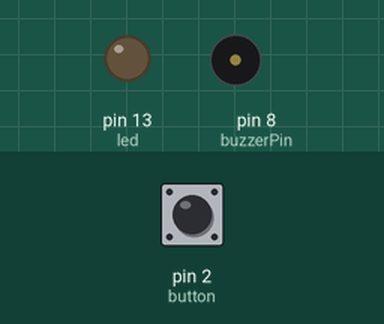
Bench run of a sketch on a simulated Arduino Uno, built with avr-gcc and run on an emulated ATmega328P. Shown: output pins drawn as LEDs (lit = HIGH), buzzer (waves = sounding). The inputs (shaded band) are chosen by the test bench; at power-on: pin 2 (button) LOW. What the sketch prints to the serial monitor is not drawn.

Above: at 1.2 s.
1.3 s: pin 2 (button) pulled HIGH for 0.15 s
At 1.37 s:
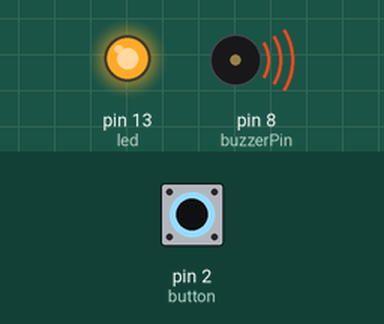
2.9 s: pin 2 (button) pulled HIGH for 3.2 s
At 7.1 s:
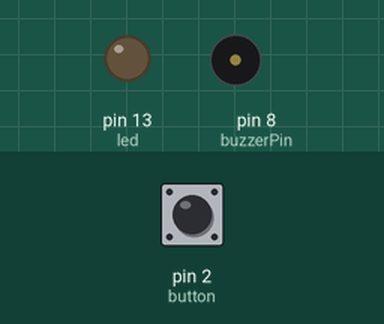
Timing chart, 0 to 8.6 s (numbered marks = the images above; inputs shaded):
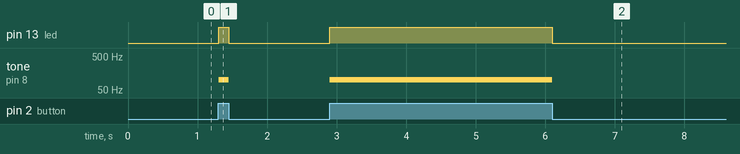

The sketch:

project4.ino
```cpp
int led = 13;
int button = 2;
int buttonState = 0;
int buzzerPin = 8;

void setup() {
 pinMode(led, OUTPUT);
 pinMode(button, INPUT);
 pinMode(buzzerPin, OUTPUT);
 Serial.begin(9660);
}

void loop() {
  buttonState = digitalRead(button);

//button to buzzer & led activation

  if (buttonState == HIGH){
    digitalWrite(led, HIGH);
    tone(buzzerPin, 100);
  } else {
 digitalWrite(led,LOW);
  noTone(buzzerPin);
  }
  Serial.println(buttonState);
}
```

Measured:
- after the input at 1.3 s, pin 13 (led): LOW → HIGH at once, → LOW 0.15 s later; tone on pin 8 (buzzerPin): silent → 100 Hz at once, → silent 0.15 s later
- after the input at 2.9 s, pin 13 (led): LOW → HIGH at once, → LOW 3.2 s later; tone on pin 8 (buzzerPin): silent → 100 Hz at once, → silent 3.2 s later
